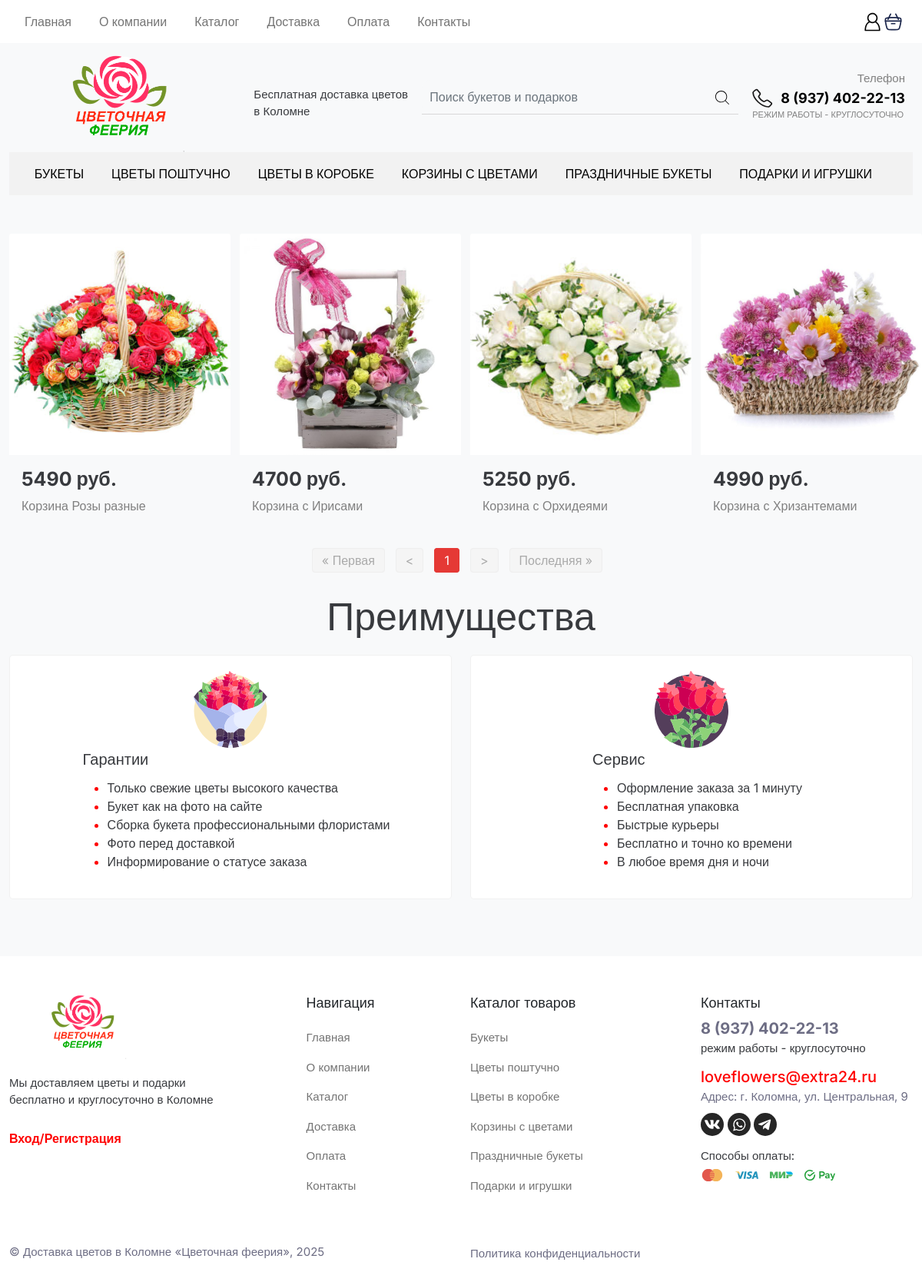
Page /catalog_korzina.php on the committed database.
### tables this page shows
CREATE TABLE `Products` (
  `id` int NOT NULL,
  `name` varchar(55) NOT NULL,
  `Price` varchar(10) NOT NULL,
  `category_id` int NOT NULL,
  `description` text NOT NULL,
  `image` varchar(255) NOT NULL,
  `created` datetime NOT NULL
);

### objects/product.php (called while the page is built, shortened)
<?php
class Product
{
    private $conn;
    private $table_name = "Products";
    public function __construct($db)
    {
        $this->conn = $db;
    }
    function readAll($from_record_num, $records_per_page, $category_id = null)
    {
        $query = "SELECT
                    id, name, description, price, category_id, image
                FROM
                    " . $this->table_name;
        if ($category_id !== null) {
            $query .= " WHERE category_id = :category_id";
        }
        $query .= " ORDER BY name ASC
                    LIMIT
                    {$from_record_num}, {$records_per_page}";
        $stmt = $this->conn->prepare($query);
        if ($category_id !== null) {
            $stmt->bindParam(":category_id", $category_id);
        }
        $stmt->execute();
        return $stmt;
    }
    public function countAll($category_id = 0) {
        $query = "SELECT COUNT(*) FROM products";
        if ($category_id > 0) {
            $query .= " WHERE category_id = :category_id";
        }
        $stmt = $this->conn->prepare($query);
        if ($category_id > 0) {
            $stmt->bindParam(":category_id", $category_id, PDO::PARAM_INT);
        }
        $stmt->execute();
        return $stmt->fetchColumn();
    }
}

### catalog_korzina.php (the view, shortened to what this page needs)
<!DOCTYPE html>
<html lang="en">
<head>
    <link href="https://cdn.jsdelivr.net/npm/bootstrap@5.0.2/dist/css/bootstrap.min.css" rel="stylesheet"
>
    <link rel="stylesheet" href="css/style.css">
    <link rel="stylesheet" href="https://cdn.jsdelivr.net/npm/bootstrap@5.1.3/dist/css/bootstrap.min.css"
>
    <link rel="stylesheet" href="./css/bootstrap.min.css">
</head>
<body id="catalog">
    <?php include_once "components/header.php";
    include_once "config/core.php";
    include_once "objects/product.php";
    $database = new Database();
    $db = $database->getConnection();
    $product = new Product($db);
    $category_id = 6;
    $total_rows = $product->countAll($category_id);
    ?>
    <section id="cards" class="bg-light" style="padding-top:40px">
        <?php
        include_once "objects/product.php";
        $database = new Database();
        $db = $database->getConnection();
        $product = new Product($db);
        $page = isset($_GET['page']) ? $_GET['page'] : 1;
        $records_per_page = 4;
        $start_from = ($page - 1) * $records_per_page;
        $stmt = $product->readAll($start_from, $records_per_page, 6);
        if ($stmt->rowCount() > 0) {
            echo "<div class='container-xxl'>";
            echo "<div class='row'>";
            while ($row = $stmt->fetch(PDO::FETCH_ASSOC)) {
                echo "<div class='col-md-3'>";
                echo "<div class='card' style='width: 18rem; border:none;'>";
                if (isset($row['image']) && !empty($row['image'])) {
                    echo "<a href='read_product.php?id={$row['id']}' class='card-photo'><img src='uploads/{$row['image']}' class='card-img-top'></a>";
                } else {
                    echo "Изображение не найдено.";
                }
                echo "<div class='card-body bg-light text-start'>";
                echo "<h5 class='card-title' style='font-size:25px; font-weight:700; text-align:left;'>{$row['price']} руб.</h5>";
                echo "<p class='card-text'><a href='#' style='text-decoration:none; color:gray;'>{$row['name']}</a></p>";
                echo "</div>";
                echo "</div>";
                echo "</div>";
            }
            echo "</div>";
            echo "</div>";
            include_once "paging.php";
        } else {
            echo "<p>Нет доступных товаров.</p>";
        }
        ?>
        <?php include_once "components/prem.php"; ?>
    </section>
    <?php include_once "components/footer.php"; ?>
</body>
</html>

### css/style.css (style rules this page uses)
* { box-sizing: border-box; }
body { font-family: 'Inter', sans-serif !important; line-height: 1.5 !important; }
.card-title { text-align: center; font-size: 20px; font-weight: 500; color: #383a3e; }
.card-photo { overflow: hidden; }
.card-photo img { transition: 0.5s; }

### rows in the picture
products: image (picture), Price "5490", name "Корзина Розы разные"
products: image (picture), Price "4700", name "Корзина с Ирисами"
products: image (picture), Price "5250", name "Корзина с Орхидеями"
products: image (picture), Price "4990", name "Корзина с Хризантемами"
